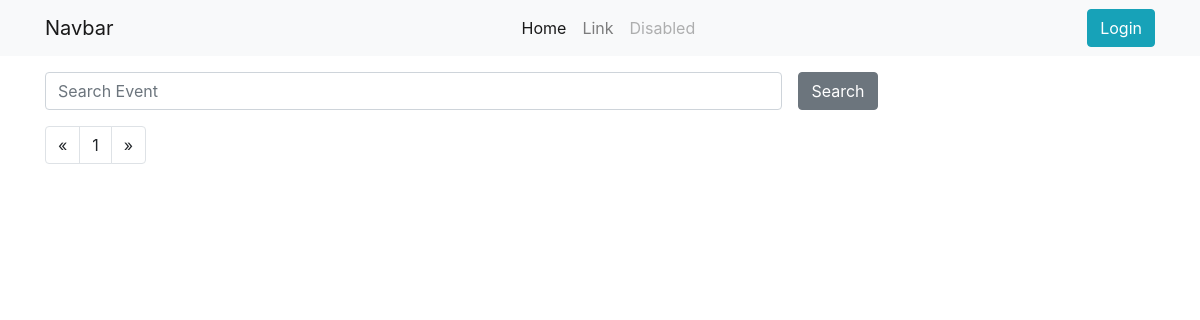
Before: / with the older database file.
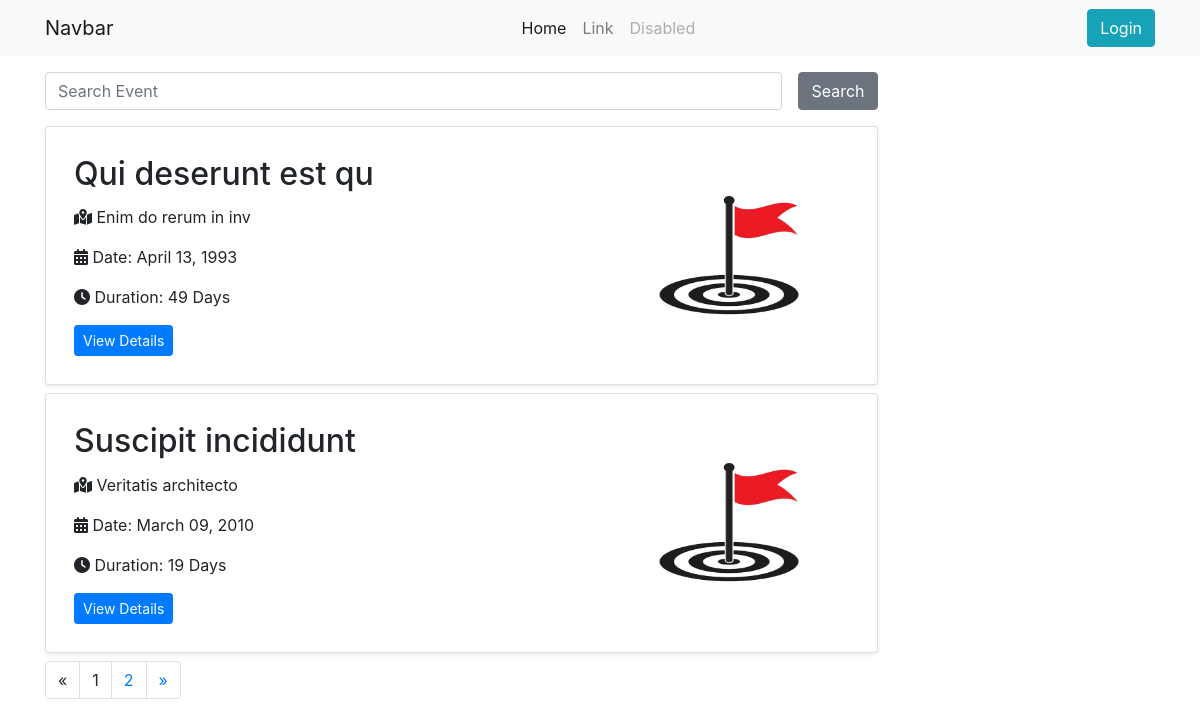
After: the same page with the newer database file.
### event/models.py (models this page shows, shortened)
class Event(models.Model):
    STATUS_CHOICES = (
        ('draft', 'Draft'),
        ('published', 'Published'),
        ('cancelled', 'Cancelled'),
        ('complete', 'Complete'),
    )
    title = models.CharField(max_length=200)
    venue = models.TextField(max_length=100)
    description = models.TextField()
    date = models.DateTimeField(default=timezone.now())
    duration = models.IntegerField(default=1)
    status = models.CharField(max_length=10, choices=STATUS_CHOICES, default='draft')
    author = models.ForeignKey(User, on_delete=models.CASCADE)
    created = models.DateTimeField(auto_now_add=True)
    updated = models.DateTimeField(auto_now=True)

### event/views.py (the view)
# urls.py: path("", views.home, name="home"),
def home(request):
    events = Event.objects.filter(status='published')
    search_q = request.GET.get('search_q')
    if search_q:
        events = events.filter(title__icontains=search_q)
    paginator = Paginator(events, 2)
    page_number = request.GET.get('page')
    events = paginator.get_page(page_number)
    context = {
        'events': events
    }
    return render(request, 'event/home.html', context)

### templates/event/home.html (shortened to what this page needs)
{% extends 'base.html' %}
{% load static %}
{% block content %}
{% include 'includes/navbar.html' %}
<div class="container">
    <div class="event-list w-75">
        <div class="search-area my-3">
            <div class="search-box  mx-auto text-center ">
                <form method="get" action="" class="d-flex">
                    <input type="search" name="search_q" placeholder="Search Event" class="form-control" id="">
                    <button type="submit" class="btn btn-secondary ml-3">Search</button>
                </form>
            </div>
        </div>
        {% for event in events %}
        <div class="card p-2 my-2 shadow-sm ">
            <div class="card-body row">
                <div class="col-8 left">
                    <h2 class="card-title">
                        {{ event.title }}</h2>
                    <p class="card-text">
                        <i class="fa-solid fa-map-location-dot"></i> {{ event.description }}
                    </p>
                    <p>
                        <i class="fa-solid fa-calendar-alt"></i> Date: {{ event.date|date:"F d, Y" }}
                    </p>
                    <p>
                        <i class="fa-solid fa-clock"></i> Duration: {{ event.duration }} Days
                    </p>
                    <a href="" class="btn btn-primary btn-sm">View Details</a>
                </div>
                <div class="col-4 right text-center" style="height: 200px; width:200px;">
                    <img src="{% static './images/flag.jpg' %}" class="w-100 h-100 contain" alt="">
                </div>
            </div>
        </div>
        {% endfor %}
        <nav aria-label="Page navigation example">
            <ul class="pagination">
                {% if events.has_previous %}
                <li class="page-item">
                    <a class="page-link" href="?page={{events.previous_page_number}}" aria-label="Previous">
                        <span aria-hidden="true">&laquo;</span>
                        <span class="sr-only">Previous</span>
                    </a>
                </li>
                {% else %}
                <li class="page-item">
                    <a class="page-link disabled" aria-label="Previous">
                        <span aria-hidden="true">&laquo;</span>
                    </a>
                </li>
                {% endif %}
                {% for page_num in events.paginator.page_range %}
                {% if page_num == events.number %}
                <li class="page-item"><a class="page-link disabled" >{{page_num}}</a></li>
                {% else %}
                <a href="?page={{ page_num }}" class="page-link">{{ page_num }}</a>
                {% endif %}
                {% endfor %}
                {% if events.has_next %}
                <li class="page-item">
                    <a class="page-link" href="?page={{events.next_page_number}}" aria-label="Next">
                        <span aria-hidden="true">&raquo;</span>
                    </a>
                </li>
                {% else %}
                <li class="page-item">
                    <a class="page-link disabled" aria-label="Next">
                        <span aria-hidden="true">&raquo;</span>
                    </a>
                </li>
                {% endif %}
            </ul>
        </nav>
    </div>
</div>
{% endblock %}

### templates/base.html (shortened to what this page needs)
<!DOCTYPE html>
<html lang="en">
    {% load static %}
<head>
    <link rel="stylesheet" href="{% static './css/bootstrap.min.css' %}">
    <link rel="stylesheet" href="https://cdnjs.cloudflare.com/ajax/libs/font-awesome/6.6.0/css/all.min.css" />
</head>
<body>
    {% block content %}{% endblock %}
</body>
</html>

### templates/includes/navbar.html (shortened to what this page needs)
<nav class="navbar navbar-expand-lg navbar-light  bg-light">
    <div class="container">
        <a class="navbar-brand" href="#">Navbar</a>
        <div class="collapse navbar-collapse  d-flex justify-content-center" id="navbarSupportedContent">
            <ul class="navbar-nav me-auto mb-2 mb-lg-0 ">
                <li class="nav-item">
                    <a class="nav-link active" aria-current="page" href="#">Home</a>
                </li>
                <li class="nav-item">
                    <a class="nav-link" href="#">Link</a>
                </li>
                <li class="nav-item">
                    <a class="nav-link disabled" href="#" tabindex="-1" aria-disabled="true">Disabled</a>
                </li>
            </ul>
        </div>
        <div class="d-flex">
            {% if request.user.is_authenticated %}
            <div class="dropdown">
                <button class="btn btn-secondary dropdown-toggle" type="button" id="dropdownMenuButton1"
                    data-bs-toggle="dropdown" aria-expanded="false">
                    {{request.user.username}}
                </button>
                <ul class="dropdown-menu" aria-labelledby="dropdownMenuButton1">
                    <li><a class="dropdown-item" href="#">My Profile</a></li>
                    <li><a class="dropdown-item" href="{% url 'create_event' %}">Create Event</a></li>
                    <li><a class="dropdown-item" href="#">My Event</a></li>
                    <li><a class="dropdown-item text-danger" href="{% url 'logout' %}">Logout</a></li>
                </ul>
            </div>
            {% else %}
            <a href="{% url 'login' %}" class="btn btn-info ">Login</a>
            {% endif %}
        </div>
    </div>
</nav>

Changed rows visible on the page:
added Event: title "Qui deserunt est qu", description "Enim do rerum in inv", date "April 13, 1993", duration "49"
added Event: title "Suscipit incididunt", description "Veritatis architecto", date "March 09, 2010", duration "19"
Other visible differences:
new list line: "2"
